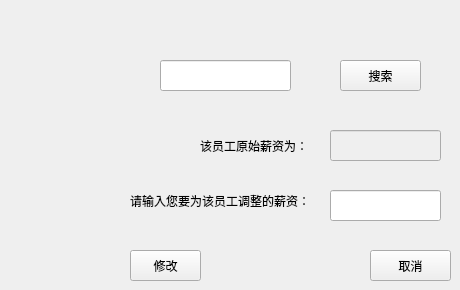
    <widget class="QWidget" name="page_5">
     <widget class="QLineEdit" name="lineEdit_6">
      <property name="geometry">
       <rect>
        <x>160</x>
        <y>60</y>
        <width>131</width>
        <height>31</height>
       </rect>
      </property>
     </widget>
     <widget class="QPushButton" name="pushButton_4">
      <property name="geometry">
       <rect>
        <x>340</x>
        <y>60</y>
        <width>81</width>
        <height>31</height>
       </rect>
      </property>
      <property name="text">
       <string>搜索</string>
      </property>
     </widget>
     <widget class="QPushButton" name="pushButton_5">
      <property name="geometry">
       <rect>
        <x>130</x>
        <y>250</y>
        <width>71</width>
        <height>31</height>
       </rect>
      </property>
      <property name="text">
       <string>修改</string>
      </property>
     </widget>
     <widget class="QPushButton" name="pushButton_6">
      <property name="geometry">
       <rect>
        <x>370</x>
        <y>250</y>
        <width>81</width>
        <height>31</height>
       </rect>
      </property>
      <property name="text">
       <string>取消</string>
      </property>
     </widget>
     <widget class="QLabel" name="label_19">
      <property name="geometry">
       <rect>
        <x>200</x>
        <y>130</y>
        <width>111</width>
        <height>31</height>
       </rect>
      </property>
      <property name="text">
       <string>该员工原始薪资为：</string>
      </property>
     </widget>
     <widget class="QLineEdit" name="lineEdit_7">
      <property name="enabled">
       <bool>false</bool>
      </property>
      <property name="geometry">
       <rect>
        <x>330</x>
        <y>130</y>
        <width>111</width>
        <height>31</height>
       </rect>
      </property>
     </widget>
     <widget class="QLabel" name="label_20">
      <property name="geometry">
       <rect>
        <x>130</x>
        <y>190</y>
        <width>181</width>
        <height>21</height>
       </rect>
      </property>
      <property name="text">
       <string>请输入您要为该员工调整的薪资：</string>
      </property>
     </widget>
     <widget class="QLineEdit" name="lineEdit_8">
      <property name="geometry">
       <rect>
        <x>330</x>
        <y>190</y>
        <width>111</width>
        <height>31</height>
       </rect>
      </property>
     </widget>
    </widget>
